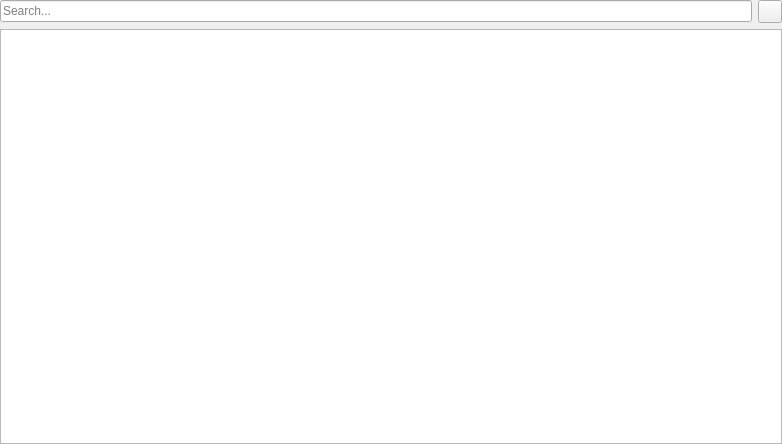
<?xml version="1.0" encoding="UTF-8"?>
<ui version="4.0">
 <class>CoinsWidget</class>
 <widget class="QWidget" name="CoinsWidget">
  <property name="geometry">
   <rect>
    <x>0</x>
    <y>0</y>
    <width>782</width>
    <height>444</height>
   </rect>
  </property>
  <property name="windowTitle">
   <string>Form</string>
  </property>
  <layout class="QVBoxLayout" name="verticalLayout">
   <property name="spacing">
    <number>6</number>
   </property>
   <property name="leftMargin">
    <number>0</number>
   </property>
   <property name="topMargin">
    <number>0</number>
   </property>
   <property name="rightMargin">
    <number>0</number>
   </property>
   <property name="bottomMargin">
    <number>0</number>
   </property>
   <item>
    <widget class="QFrame" name="frame_search">
     <property name="frameShape">
      <enum>QFrame::NoFrame</enum>
     </property>
     <property name="frameShadow">
      <enum>QFrame::Plain</enum>
     </property>
     <layout class="QHBoxLayout" name="horizontalLayout_2">
      <property name="leftMargin">
       <number>0</number>
      </property>
      <property name="topMargin">
       <number>0</number>
      </property>
      <property name="rightMargin">
       <number>0</number>
      </property>
      <property name="bottomMargin">
       <number>0</number>
      </property>
      <item>
       <widget class="QLineEdit" name="search">
        <property name="placeholderText">
         <string>Search...</string>
        </property>
       </widget>
      </item>
      <item>
       <widget class="QToolButton" name="btn_options">
        <property name="text">
         <string/>
        </property>
        <property name="icon">
         <iconset resource="assets.qrc">
          <normaloff>:/assets/images/preferences.svg</normaloff>:/assets/images/preferences.svg</iconset>
        </property>
        <property name="popupMode">
         <enum>QToolButton::InstantPopup</enum>
        </property>
       </widget>
      </item>
     </layout>
    </widget>
   </item>
   <item>
    <widget class="QTreeView" name="coins">
     <property name="selectionMode">
      <enum>QAbstractItemView::ExtendedSelection</enum>
     </property>
     <property name="rootIsDecorated">
      <bool>false</bool>
     </property>
     <attribute name="headerStretchLastSection">
      <bool>false</bool>
     </attribute>
    </widget>
   </item>
  </layout>
 </widget>
 <resources>
  <include location="assets.qrc"/>
 </resources>
 <connections/>
</ui>
